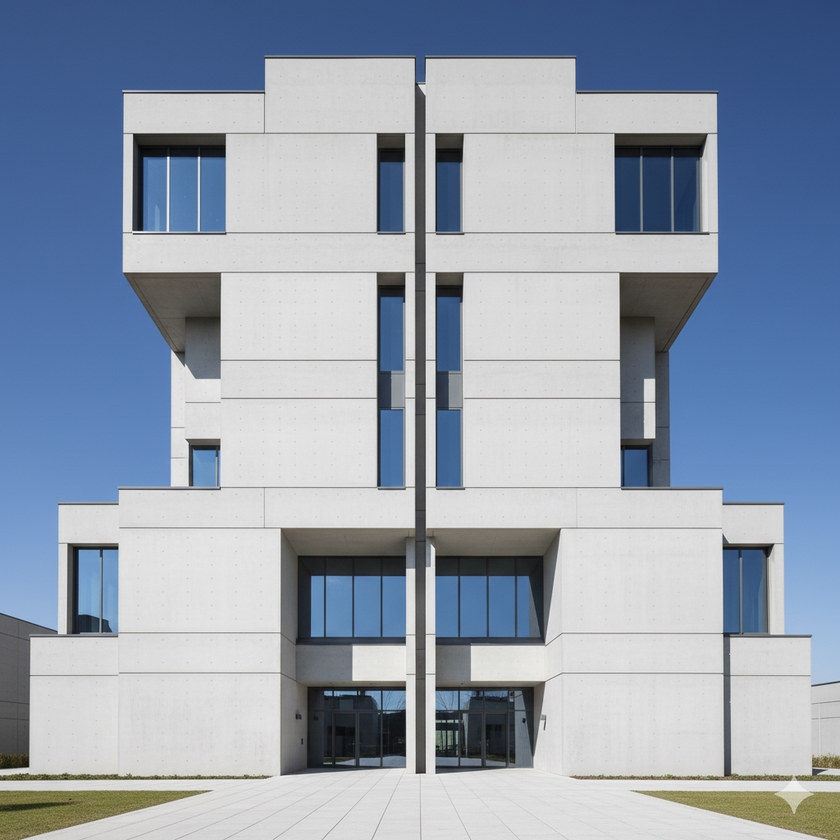
#> input picture ass4/2023CS10807_2021CS50602/part3/building1.png, 840 x 840 px, shrunk from 1024 x 1024 before the run
$ python edge_detection.py
#> lines starting #> are read from the running program, lines starting #| are printed output that depends on the picture; after the words box and inside, x2 and y2 are one past the last pixel; in counts of white or black regions, pixels touching at a corner belong together
import numpy as np
import matplotlib.pyplot as plt
from scipy import ndimage
from PIL import Image
import os
os.makedirs('results', exist_ok=True)

def load_image(image_path):
#> called with image_path = 'building1.png'
    img = Image.open(image_path)
#> img is the input picture: PIL image 840x840 RGB; mean R, G, B 147, 158.6, 174.6
    if img.mode != 'L':
        img = img.convert('L')
#> img: PIL image 840x840 L
    return np.array(img, dtype=np.float64)

def gaussian_kernel(size, sigma):
    ax = np.arange(-size // 2 + 1., size // 2 + 1.)
    xx, yy = np.meshgrid(ax, ax)
    kernel = np.exp(-(xx**2 + yy**2) / (2. * sigma**2))
    return kernel / np.sum(kernel)

def convolve2d(image, kernel):
    return ndimage.convolve(image, kernel, mode='constant', cval=0.0)

def compute_gradients(img_smooth):
    sobel_x = np.array([[-1, 0, 1],
                        [-2, 0, 2],
                        [-1, 0, 1]], dtype=np.float64)

    sobel_y = np.array([[-1, -2, -1],
                        [0, 0, 0],
                        [1, 2, 1]], dtype=np.float64)

    Gx = convolve2d(img_smooth, sobel_x)
    Gy = convolve2d(img_smooth, sobel_y)
    gradient_magnitude = np.sqrt(Gx**2 + Gy**2)
    gradient_direction = np.arctan2(Gy, Gx)

    return gradient_magnitude, gradient_direction

def non_maximum_suppression(gradient_mag, gradient_dir):
    M, N = gradient_mag.shape
    suppressed = np.zeros((M, N), dtype=np.float64)
    angle = gradient_dir * 180. / np.pi
    angle[angle < 0] += 180

    for i in range(1, M-1):
        for j in range(1, N-1):
            q = 255
            r = 255
            # Angle 0 (horizontal edge)
            if (0 <= angle[i, j] < 22.5) or (157.5 <= angle[i, j] <= 180):
                q = gradient_mag[i, j+1]
                r = gradient_mag[i, j-1]
            # Angle 45
            elif 22.5 <= angle[i, j] < 67.5:
                q = gradient_mag[i+1, j-1]
                r = gradient_mag[i-1, j+1]
            # Angle 90 (vertical edge)
            elif 67.5 <= angle[i, j] < 112.5:
                q = gradient_mag[i+1, j]
                r = gradient_mag[i-1, j]
            # Angle 135
            elif 112.5 <= angle[i, j] < 157.5:
                q = gradient_mag[i-1, j-1]
                r = gradient_mag[i+1, j+1]
            # Keep only local maxima
            if gradient_mag[i, j] >= q and gradient_mag[i, j] >= r:
                suppressed[i, j] = gradient_mag[i, j]
            else:
                suppressed[i, j] = 0

    return suppressed

def hysteresis_thresholding(img, low_threshold, high_threshold):
    M, N = img.shape
    strong_edges = img >= high_threshold
    weak_edges = (img >= low_threshold) & (img < high_threshold)
    # Use morphological reconstruction (allowed by assignment)
    # This connects weak edges to strong edges
    result = ndimage.binary_dilation(strong_edges, iterations=0).astype(np.uint8)
    # Manual hysteresis: connect weak edges to strong edges
    # Simple 8-connectivity check
    edge_map = strong_edges.astype(np.uint8)

    changed = True
    iterations = 0
    max_iterations = 50

    while changed and iterations < max_iterations:
        changed = False
        iterations += 1
        new_edge_map = edge_map.copy()

        for i in range(1, M-1):
            for j in range(1, N-1):
                if weak_edges[i, j] and not edge_map[i, j]:
                    # Check if any neighbor is a strong edge
                    if np.any(edge_map[i-1:i+2, j-1:j+2]):
                        new_edge_map[i, j] = 1
                        changed = True

        edge_map = new_edge_map

    return edge_map

def canny_edge_detection(image, sigma=1.5, low_threshold=50, high_threshold=150):
    print(f"Canny parameters: sigma={sigma}, low={low_threshold}, high={high_threshold}")
    # Step 1: Gaussian smoothing
    kernel_size = int(2 * np.ceil(3 * sigma) + 1)
    gaussian = gaussian_kernel(kernel_size, sigma)
    img_smooth = convolve2d(image, gaussian)

    # Step 2: Compute gradients
    gradient_mag, gradient_dir = compute_gradients(img_smooth)

    # Step 3: Non-maximum suppression
    nms_result = non_maximum_suppression(gradient_mag, gradient_dir)

    # Step 4: Double thresholding
    high_thresh_only = (nms_result >= high_threshold).astype(np.uint8) * 255
    low_thresh_only = (nms_result >= low_threshold).astype(np.uint8) * 255

    # Step 5: Edge tracking by hysteresis
    final_edges = hysteresis_thresholding(nms_result, low_threshold, high_threshold)

    return {
        'gradient_magnitude': gradient_mag,
        'nms_result': nms_result,
        'high_threshold_only': high_thresh_only,
        'low_threshold_only': low_thresh_only,
        'final_edges': final_edges * 255
    }

def hough_transform(edge_image, rho_resolution=1, theta_resolution=1):
    """Implement Hough transform for line detection"""
    M, N = edge_image.shape
    edge_pixels = np.argwhere(edge_image > 0)
    diagonal = np.sqrt(M**2 + N**2)
    max_rho = int(np.ceil(diagonal))
    rho_bins = int(2 * max_rho / rho_resolution)
    theta_bins = int(180 / theta_resolution)
    accumulator = np.zeros((rho_bins, theta_bins), dtype=np.int32)
    thetas = np.deg2rad(np.arange(-90, 90, theta_resolution))

    print(f"Hough transform parameters:")
    print(f"  Rho resolution: {rho_resolution} pixels")
    print(f"  Theta resolution: {theta_resolution} degrees")
    print(f"  Accumulator size: {rho_bins} x {theta_bins}")
    print(f"  Processing {len(edge_pixels)} edge pixels...")

    for y, x in edge_pixels:
        for theta_idx, theta in enumerate(thetas):
            rho = x * np.cos(theta) + y * np.sin(theta)
            rho_idx = int(np.round((rho + max_rho) / rho_resolution))

            if 0 <= rho_idx < rho_bins:
                accumulator[rho_idx, theta_idx] += 1

    return accumulator, rho_resolution, theta_resolution, max_rho

def detect_lines(accumulator, edge_image, num_lines=15, rho_res=1, theta_res=1, max_rho=500, nms_window=10):
    """Detect top lines from Hough accumulator with NMS"""
    M, N = edge_image.shape
    accumulator_copy = accumulator.copy()

    lines = []
    thetas = np.deg2rad(np.arange(-90, 90, theta_res))

    for _ in range(num_lines):
        max_val = np.max(accumulator_copy)
        if max_val == 0:
            break

        max_idx = np.unravel_index(np.argmax(accumulator_copy), accumulator_copy.shape)
        rho_idx, theta_idx = max_idx
        rho = (rho_idx * rho_res) - max_rho
        theta = thetas[theta_idx]

        lines.append((rho, theta, max_val))
        r_start = max(0, rho_idx - nms_window)
        r_end = min(accumulator_copy.shape[0], rho_idx + nms_window + 1)
        t_start = max(0, theta_idx - nms_window)
        t_end = min(accumulator_copy.shape[1], theta_idx + nms_window + 1)

        accumulator_copy[r_start:r_end, t_start:t_end] = 0

    return lines

def draw_lines(image, lines):
    M, N = image.shape
    output = np.stack([image]*3, axis=-1)

    if output.max() <= 1.0:
        output = (output * 255).astype(np.uint8)
    else:
        output = output.astype(np.uint8)

    for rho, theta, _ in lines:
        a = np.cos(theta)
        b = np.sin(theta)

        if abs(b) > abs(a):
            y0 = int(rho / b)
            y1 = int((rho - a * (N-1)) / b)
            x0, x1 = 0, N-1
        else:
            x0 = int(rho / a)
            x1 = int((rho - b * (M-1)) / a)
            y0, y1 = 0, M-1

        dx = abs(x1 - x0)
        dy = abs(y1 - y0)
        steps = max(dx, dy)

        if steps > 0:
            x_inc = (x1 - x0) / steps
            y_inc = (y1 - y0) / steps

            x, y = x0, y0
            for _ in range(int(steps) + 1):
                xi, yi = int(round(x)), int(round(y))
                if 0 <= yi < M and 0 <= xi < N:
                    output[yi, xi] = [0, 255, 0]
                x += x_inc
                y += y_inc

    return output

def find_intersections(lines, M, N):
    intersections = []

    for i in range(len(lines)):
        for j in range(i+1, len(lines)):
            rho1, theta1, _ = lines[i]
            rho2, theta2, _ = lines[j]
            if abs(theta1 - theta2) < 0.05:
                continue

            a = np.array([[np.cos(theta1), np.sin(theta1)],
                         [np.cos(theta2), np.sin(theta2)]])
            b = np.array([rho1, rho2])

            try:
                point = np.linalg.solve(a, b)
                x, y = point
                if 0 <= x < N and 0 <= y < M:
                    intersections.append((int(x), int(y)))
            except np.linalg.LinAlgError:
                continue

    return intersections

def draw_intersections(image, intersections, radius=5):
    output = image.copy()

    for x, y in intersections:
        for dy in range(-radius, radius+1):
            for dx in range(-radius, radius+1):
                if dx*dx + dy*dy <= radius*radius:
                    yi, xi = y + dy, x + dx
                    if 0 <= yi < output.shape[0] and 0 <= xi < output.shape[1]:
                        output[yi, xi] = [255, 0, 0]

    return output

def save_results(original, results, lines, intersections):
    # Save gradient magnitude
    plt.figure(figsize=(10, 8))
    plt.imshow(results['gradient_magnitude'], cmap='gray')
    plt.title('Gradient Magnitude')
    plt.colorbar()
    plt.axis('off')
    plt.savefig('results/1_gradient_magnitude.png', dpi=150, bbox_inches='tight')
    plt.close()

    # Save NMS result
    plt.figure(figsize=(10, 8))
    plt.imshow(results['nms_result'], cmap='gray')
    plt.title('Non-Maximum Suppression Result')
    plt.colorbar()
    plt.axis('off')
    plt.savefig('results/2_nms_result.png', dpi=150, bbox_inches='tight')
    plt.close()

    # Save high threshold only
    plt.figure(figsize=(10, 8))
    plt.imshow(results['high_threshold_only'], cmap='gray')
    plt.title('High Threshold Only')
    plt.axis('off')
    plt.savefig('results/3_high_threshold.png', dpi=150, bbox_inches='tight')
    plt.close()

    # Save low threshold only
    plt.figure(figsize=(10, 8))
    plt.imshow(results['low_threshold_only'], cmap='gray')
    plt.title('Low Threshold Only')
    plt.axis('off')
    plt.savefig('results/4_low_threshold.png', dpi=150, bbox_inches='tight')
    plt.close()

    # Save final edges
    plt.figure(figsize=(10, 8))
    plt.imshow(results['final_edges'], cmap='gray')
    plt.title('Final Canny Edges (After Hysteresis)')
    plt.axis('off')
    plt.savefig('results/5_final_edges.png', dpi=150, bbox_inches='tight')
    plt.close()

    # Save lines on original image
    if lines is not None:
        lines_img = draw_lines(original, lines)
        plt.figure(figsize=(10, 8))
        plt.imshow(lines_img)
        plt.title(f'Detected Lines (Top {len(lines)} lines)')
        plt.axis('off')
        plt.savefig('results/7_detected_lines.png', dpi=150, bbox_inches='tight')
        plt.close()

        # Save lines with intersections
        if intersections:
            final_img = draw_intersections(lines_img, intersections)
            plt.figure(figsize=(10, 8))
            plt.imshow(final_img)
            plt.title(f'Lines and Intersections ({len(intersections)} points)')
            plt.axis('off')
            plt.savefig('results/8_lines_and_intersections.png', dpi=150, bbox_inches='tight')
            plt.close()

    print("\nAll results saved in 'results/' directory")

if __name__ == "__main__":
    image_path = 'building1.png'
    original_image = load_image(image_path)
    print(f"Image loaded: {original_image.shape}")
#| Image loaded: (840, 840)

    # Part (a): Canny edge detection
    print("\n=== Part (a): Canny Edge Detection ===")
    canny_results = canny_edge_detection(
        original_image,
        sigma=1.5,           # Gaussian width
        low_threshold=50,    # Low threshold
        high_threshold=150   # High threshold
    )
#> after the loop in hysteresis_thresholding, `while changed and iterations < max_iterations:`:
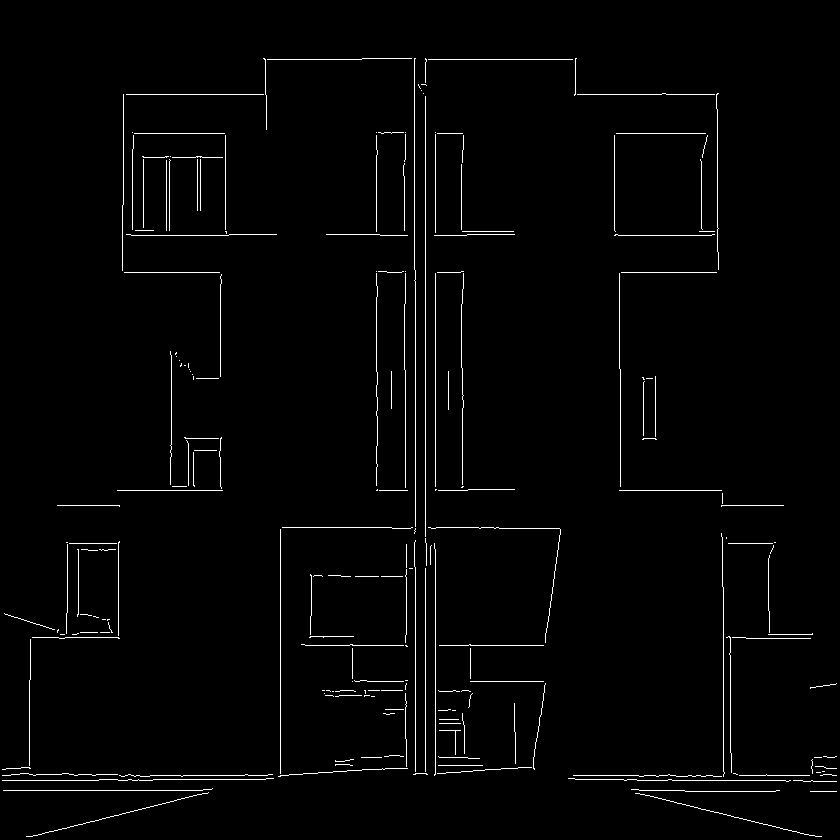
#> new_edge_map: shape (840, 840); values 0 (black) and 1 (white), 1.8% white in thin lines or dots
#> after the loop in hysteresis_thresholding, `while changed and iterations < max_iterations:`: iterations = 50
#> canny_results = 5 items

    # Part (b): Hough transform
    print("\n=== Part (b): Hough Transform ===")
    accumulator, rho_res, theta_res, max_rho = hough_transform(
        canny_results['final_edges'],
        rho_resolution=1,    # Rho bin width in pixels
        theta_resolution=1   # Theta bin width in degrees
    )
#> in hough_transform, `edge_pixels = np.argwhere(edge_image > 0)`: edge_pixels = 12681 pairs, first value 58 to 836, second value 2 to 836
#|   Accumulator size: 2376 x 180
#> (printed output is left out)
#> the loop in hough_transform, `for y, x in edge_pixels:` made 12681 passes
#> (y, x) on passes 1 to 3: (58, 263), (58, 264), (58, 362)
#> after the loop in hough_transform, `for y, x in edge_pixels:`:
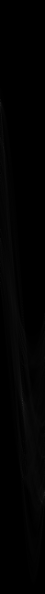
#> accumulator: shape (2376, 180) int32 (shown at 1/4 size); min 0, max 675, mean 5.3; drawn with min black and max white
#> rho_res = 1; theta_res = 1; max_rho = 1188

    # Save Hough accumulator
    plt.figure(figsize=(12, 8))
    hough_display = np.log(accumulator + 1)  # Log scale for better visibility
    plt.imshow(hough_display, cmap='hot', aspect='auto')
    plt.title('Hough Transform (log scale)')
    plt.xlabel('Theta (degrees)')
    plt.ylabel('Rho (pixels)')
    plt.colorbar(label='Log(Votes + 1)')

    theta_ticks = np.arange(0, accumulator.shape[1], accumulator.shape[1]//6)
    theta_labels = np.linspace(-90, 90, len(theta_ticks)).astype(int)
    plt.xticks(theta_ticks, theta_labels)

    plt.savefig('results/6_hough_transform.png', dpi=150, bbox_inches='tight')
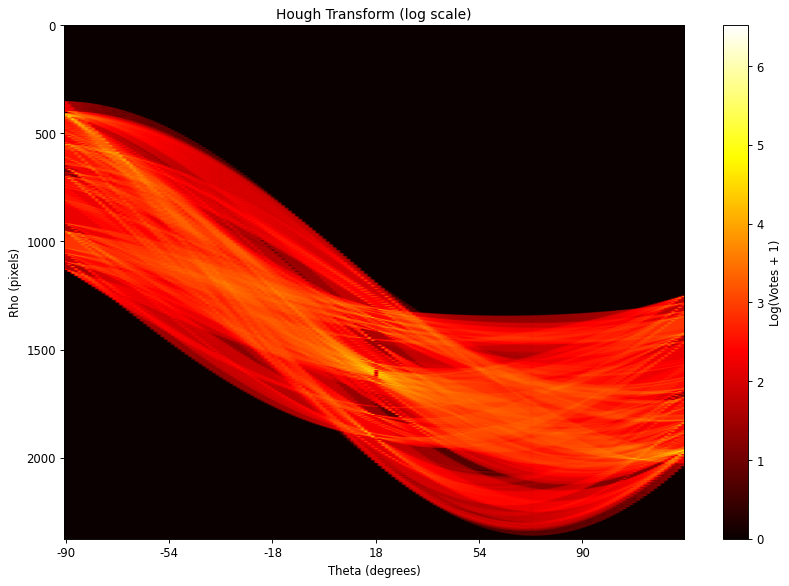
#> figure drawn by matplotlib, 2 panels
    plt.close()

    # Normalize and save as 0-255 image as required
    hough_normalized = ((accumulator - accumulator.min()) /
                        (accumulator.max() - accumulator.min()) * 255).astype(np.uint8)
    Image.fromarray(hough_normalized).save('results/6_hough_transform_normalized.png')

    # Part (c): Detect lines and intersections
    print("\n=== Part (c): Line Detection and Intersections ===")
    lines = detect_lines(
        accumulator,
        canny_results['final_edges'],
        num_lines=15,
        rho_res=rho_res,
        theta_res=theta_res,
        max_rho=max_rho,
        nms_window=10
    )
#> the loop in detect_lines, `for _ in range(num_lines):` made 15 passes
#> (max_val, rho_idx, theta_idx, rho, theta, r_start, r_end, t_start) on passes 1 to 8: (675, 1613, 90, 425, 0, 1603, 1624, 80), (343, 413, 0, -775, -1.57, 403, 424, 0), (279, 1094, 0, -94, -1.57, 1084, 1105, 0), (273, 698, 0, -490, -1.57, 688, 709, 0), (259, 953, 0, -235, -1.57, 943, 964, 0), (250, 398, 0, -790, -1.57, 388, 409, 0), (248, 1468, 90, 280, 0, 1458, 1479, 80), (246, 1129, 0, -59, -1.57, 1119, 1140, 0)
#> after the loop in detect_lines, `for _ in range(num_lines):`:
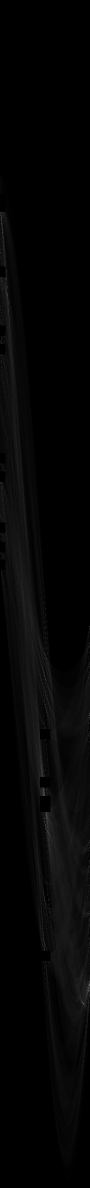
#> accumulator_copy: shape (2376, 180) int32 (shown at 1/2 size); 0.98% of pixels changed, all inside (x1, y1, x2, y2) = (0, 388, 101, 1922)
#> after the loop in detect_lines, `for _ in range(num_lines):`: lines = 15 items, first 6: (425, 0, 675), (-775, -1.57, 343), (-94, -1.57, 279), (-490, -1.57, 273), (-235, -1.57, 259), (-790, -1.57, 250)

    print(f"\nDetected {len(lines)} lines:")
#| Detected 15 lines:
    for idx, (rho, theta, votes) in enumerate(lines, 1):
        print(f"  Line {idx}: rho={rho:.1f}, theta={np.rad2deg(theta):.1f}°, votes={votes}")
#> this loop made 15 passes
#> (printed output is left out)

    intersections = find_intersections(lines, *original_image.shape)
#> the loop in find_intersections, `for i in range(len(lines)):` made 15 passes
#> after the loop in find_intersections, `for i in range(len(lines)):`: intersections = 50 pairs, first value 280 to 723, second value 59 to 790
    print(f"\nFound {len(intersections)} intersection points inside the image")
#| Found 50 intersection points inside the image
    save_results(original_image, canny_results, lines, intersections)
#> in save_results, `plt.savefig('results/5_final_edges.png', dpi=150, bbox_inches='tight')`:
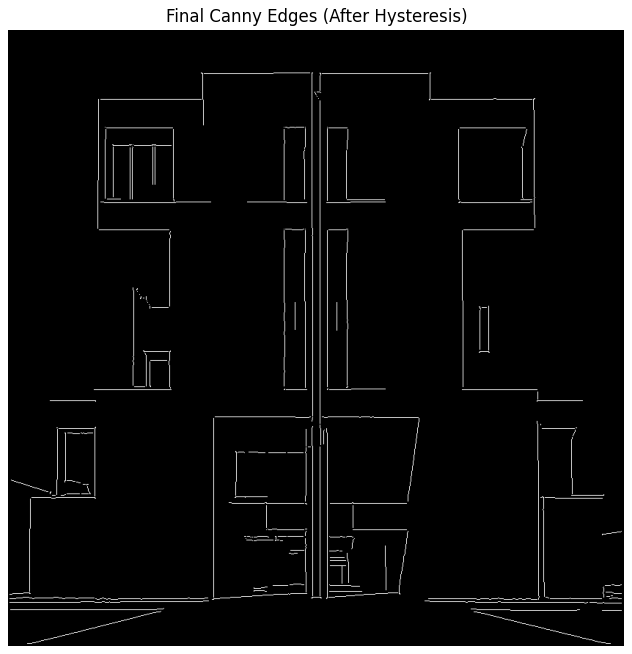
#> figure drawn by matplotlib, 1 panel
#> the loop in draw_lines, `for rho, theta, _ in lines:` made 15 passes
#> (rho, theta, a, b, y0, y1, x0, x1) on passes 2, 3, 4, 5, 6, 8, 11, 12: (-775, -1.57, 6.12e-17, -1, 775, 775, 0, 839), (-94, -1.57, 6.12e-17, -1, 94, 94, 0, 839), (-490, -1.57, 6.12e-17, -1, 490, 490, 0, 839), (-235, -1.57, 6.12e-17, -1, 235, 235, 0, 839), (-790, -1.57, 6.12e-17, -1, 790, 790, 0, 839), (-59, -1.57, 6.12e-17, -1, 59, 59, 0, 839), (-272, -1.57, 6.12e-17, -1, 272, 272, 0, 839), (-133, -1.57, 6.12e-17, -1, 133, 133, 0, 839)
#> after the loop in draw_lines, `for rho, theta, _ in lines:`:
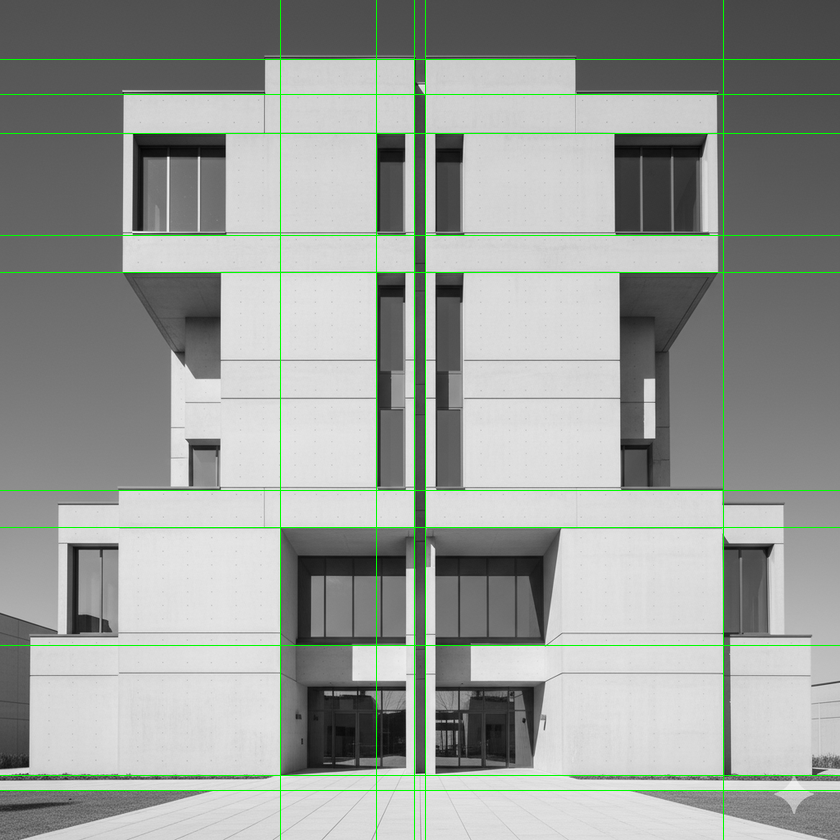
#> output: shape (840, 840, 3); mean of channels 0, 1, 2 154.1, 158.6, 154.1; drawn as R, G, B
#> the loop in draw_intersections, `for x, y in intersections:` made 50 passes
#> (x, y) on passes 1 to 8: (425, 775), (425, 94), (425, 490), (425, 235), (425, 790), (425, 59), (425, 272), (425, 133)
#> after the loop in draw_intersections, `for x, y in intersections:`:
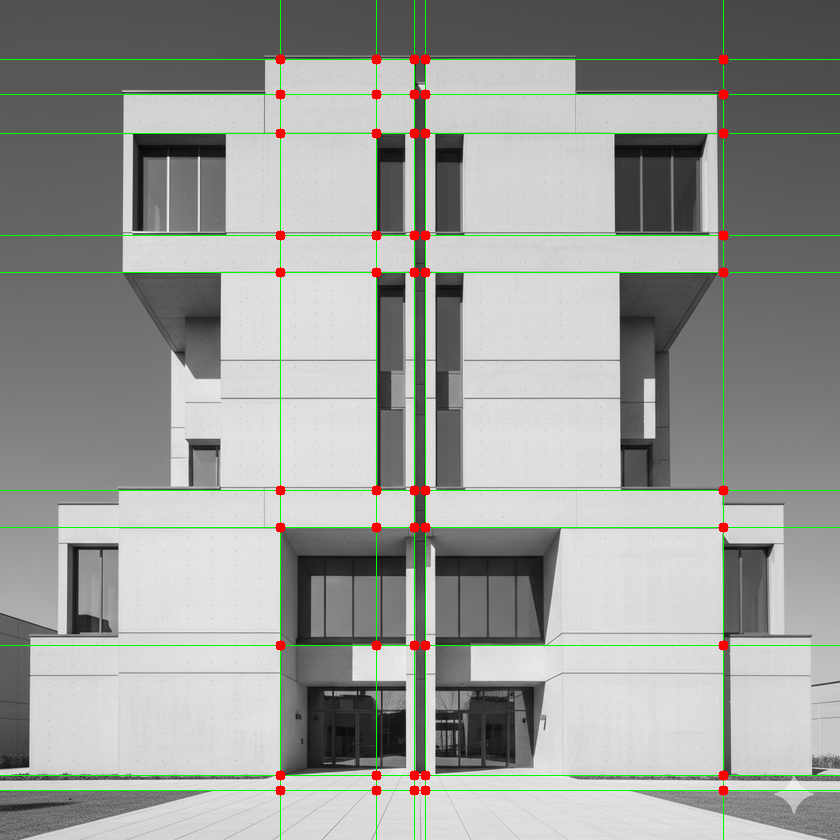
#> output: shape (840, 840, 3); 0.57% of pixels changed, all inside (x1, y1, x2, y2) = (275, 54, 729, 796); drawn as R, G, B

    print("\n=== Summary ===")
    print(f"Canny parameters: sigma=1.5, low_threshold=50, high_threshold=150")
    print(f"Hough parameters: rho_res={rho_res}, theta_res={theta_res}")
#| Hough parameters: rho_res=1, theta_res=1
    print(f"Accumulator size: {accumulator.shape[0]} x {accumulator.shape[1]}")
#| Accumulator size: 2376 x 180
    print(f"Lines detected: {len(lines)}")
#| Lines detected: 15
    print(f"Intersections found: {len(intersections)}")
#| Intersections found: 50
